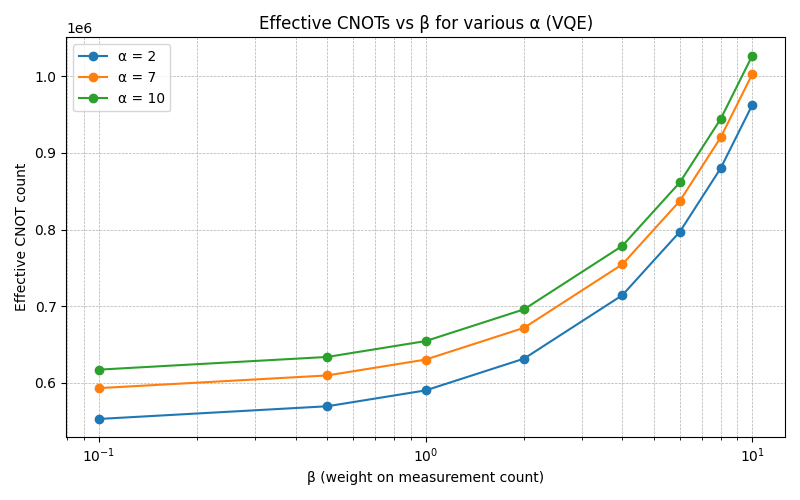

Reproduce this figure in Python.
import matplotlib.pyplot as plt

# VQE benchmark counts
on_chip     = 532931
cross_chip  = 8035
meas_num    = 41358

# β values (x-axis) and α values (different lines)
beta_values  = [0.1, 0.5, 1, 2, 4, 6, 8, 10]
alpha_values = [2, 7, 10]

plt.figure(figsize=(8,5))
for alpha in alpha_values:
    eff_cnot = [
        on_chip + alpha * cross_chip + beta * meas_num
        for beta in beta_values
    ]
    plt.plot(beta_values, eff_cnot, marker='o', label=f"α = {alpha}")

plt.xscale('log')       # log scale for β
plt.xlabel("β (weight on measurement count)")
plt.ylabel("Effective CNOT count")
plt.title("Effective CNOTs vs β for various α (VQE)")
plt.legend()
plt.grid(True, which="both", ls="--", lw=0.5)
plt.tight_layout()
plt.savefig("plot.png")
